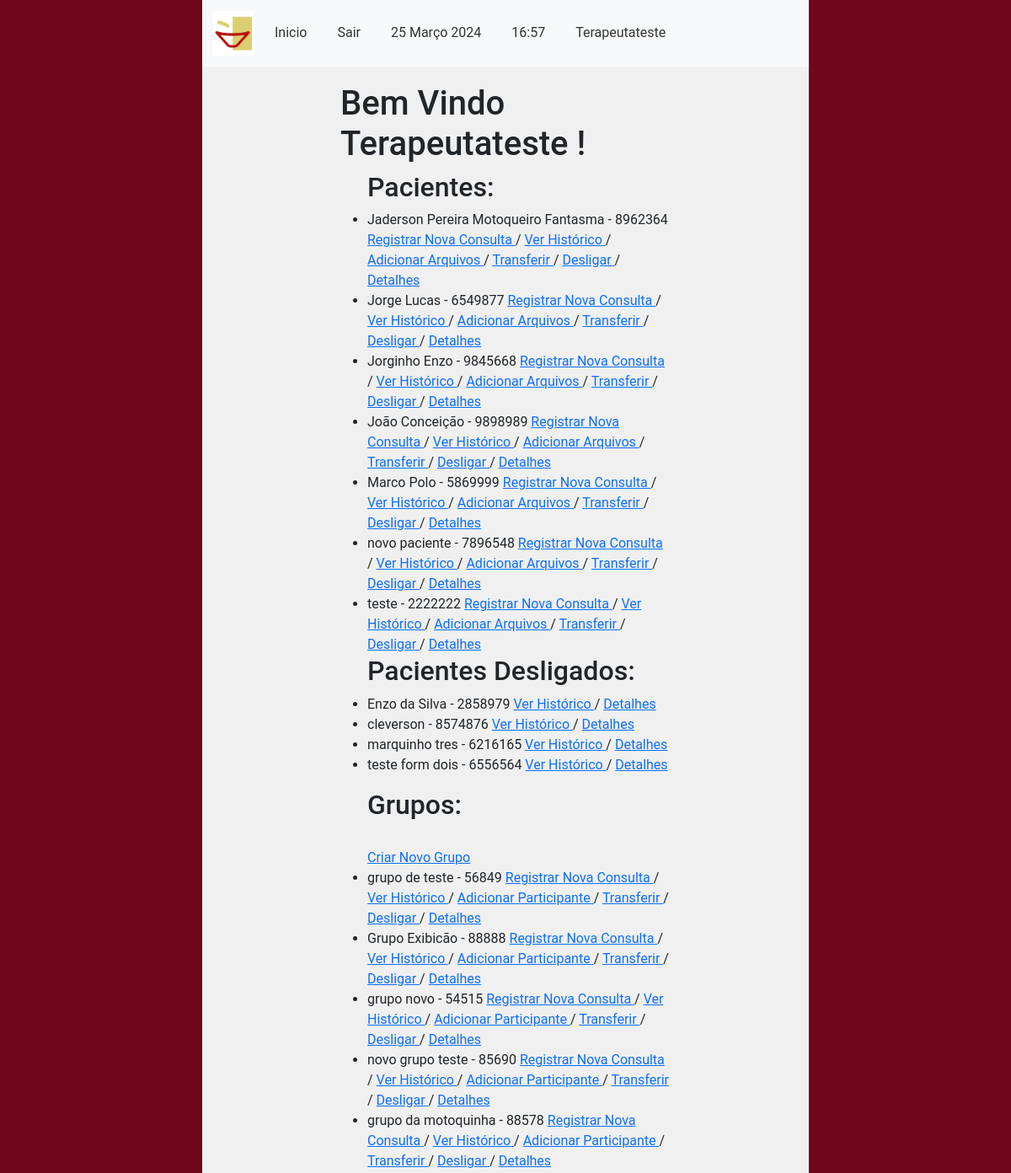
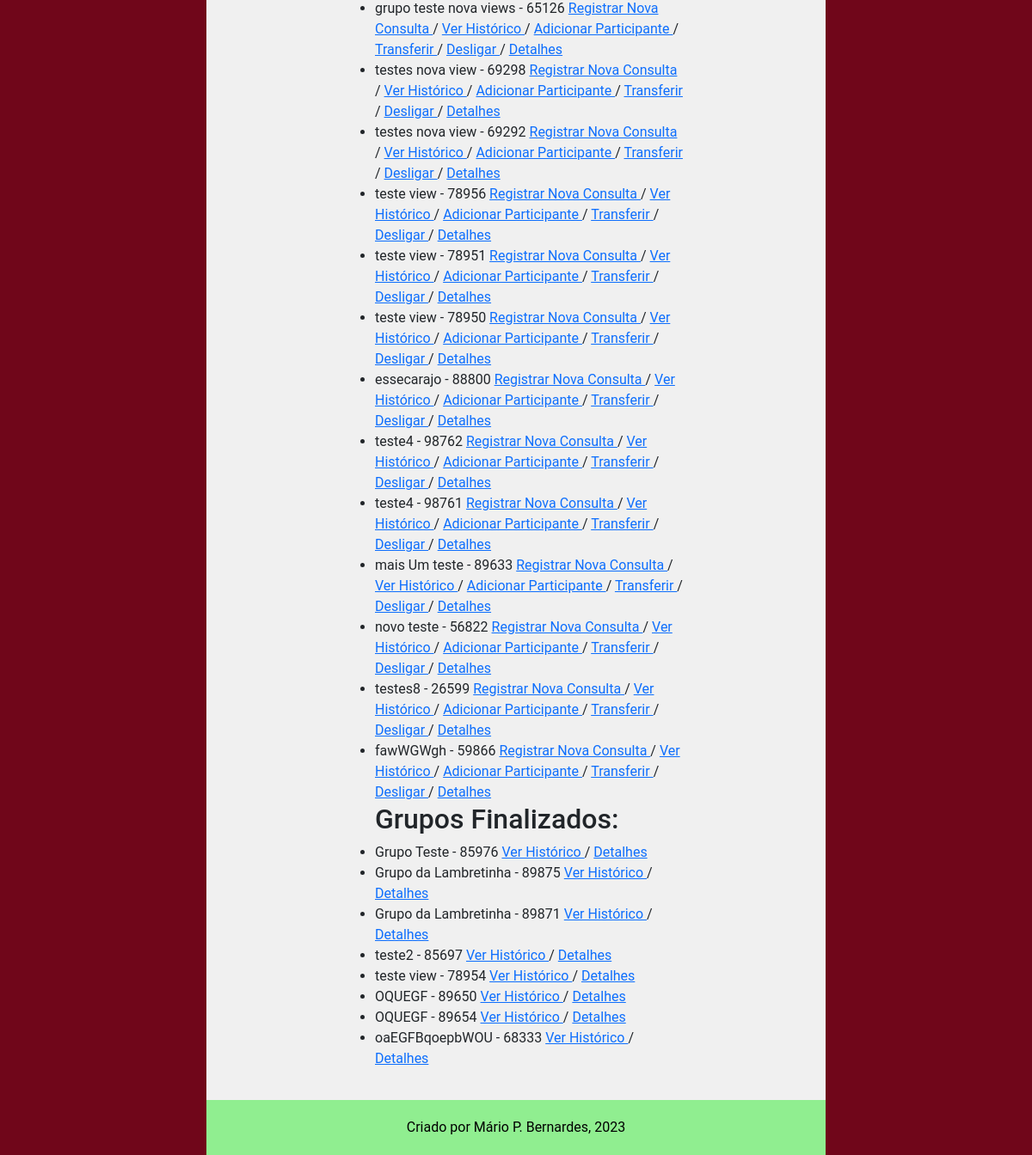
The app's page /main/index/ (signed in) with its own data (2 pictures, top to bottom).
### accounts/models.py (models this page shows, shortened)
class CustomUser(AbstractUser):
    email = models.EmailField(unique=True, verbose_name='E-mail')
    phone_number = models.CharField(max_length=11, unique=True, verbose_name='Telefone', validators=[
        validate_numbers, MinLengthValidator(limit_value=11), MaxLengthValidator(limit_value=11)
    ])
    require_otp_login = models.BooleanField(null=False, default=True)  # TODO trocar pra False
    otp = models.CharField(max_length=6, null=True, blank=True)

### main/models.py (models this page shows, shortened)
class CadastroPacientes(models.Model):
    nome = models.CharField(verbose_name='Nome do Paciente', max_length=100,
                            validators=[validate_letters, MinLengthValidator(limit_value=5)])
    prontuario_numero = models.CharField(verbose_name='Nº de Prontuario', max_length=7,
                                         default=create_prontuario_numero,
                                         unique=True, validators=[validate_numbers, MinLengthValidator(limit_value=7)])
    nascimento = models.DateField(verbose_name='Data de Nascimento', help_text='dd/mm/aaaa',
                                  validators=[validate_date_past])
    responsavel_legal = models.CharField(verbose_name='Responsável Legal', max_length=100,
                                         null=True, blank=True, validators=[validate_letters,
                                                                            MinLengthValidator(limit_value=5)])
    cpf_responsavel_legal = models.CharField(verbose_name='CPF do Responsável', max_length=11, blank=True, null=True,
                                             validators=[validate_numbers, MinLengthValidator(limit_value=11)])
    data_inicio = models.DateField(verbose_name='Data de Inicio', help_text='dd/mm/aaaa', default=datetime.now)
    data_final = models.DateField(verbose_name='Data do Desligamento', help_text='dd/mm/aaaa', blank=True, null=True,
                                  validators=[validate_date_past])
    desligado = models.BooleanField(verbose_name='Desligado', help_text='Paciente desligado', default=False)
    cpf_numero = models.CharField(verbose_name='CPF', max_length=11, unique=True,
                                  help_text="CPF de menores consta na Certidão de Nascimento",
                                  validators=[validate_numbers, MinLengthValidator(limit_value=11)])
    MOD_CHOICES = (
        (0, 'Individual'),
        (1, 'Grupo'),
        (2, 'Casal'),
    )
    modalidade_atendimento = models.IntegerField(verbose_name='Modalidade', choices=MOD_CHOICES, default=0)
    grupo = models.ForeignKey(
        'CadastroGrupos',
        related_name='membros',
        on_delete=models.PROTECT,
        blank=True,
        null=True
    )
    convenio = models.ForeignKey(
        'ConveniosAceitos',
        related_name='pacientes',
        on_delete=models.PROTECT
    )
    carteirinha_convenio = models.CharField(verbose_name='Número do Convênio',
                                            max_length=50, blank=True, null=True,
                                            validators=[validate_numbers, MinLengthValidator(limit_value=7)])
    terapeuta = models.ForeignKey(
        'CadastroProfissionais',
        related_name='pacientes',
        on_delete=models.PROTECT
    )
    endereco_rua = models.CharField(verbose_name='Endereço', max_length=100,
                                    validators=[MinLengthValidator(limit_value=10)])
    endereco_bairro = models.CharField(verbose_name='Bairro', max_length=50,
                                       validators=[MinLengthValidator(limit_value=3)])
    endereco_numero = models.CharField(verbose_name='Número', max_length=7, validators=[validate_numbers])
    endereco_complemento = models.CharField(verbose_name='Complemento', max_length=100,
                                            validators=[MinLengthValidator(limit_value=4)])
    telefone_numero = models.CharField(verbose_name='Telefone', max_length=11,
                                       validators=[validate_numbers, MinLengthValidator(limit_value=11)])
    cidade = models.CharField(verbose_name='Cidade', max_length=100, validators=[validate_letters,
                                                                                 MinLengthValidator(limit_value=3)])
    cep_numero = models.CharField(verbose_name='CEP', max_length=8, validators=[validate_numbers,
                                                                                MinLengthValidator(limit_value=8)])
    email = models.EmailField(verbose_name='E-mail')
    observacoes = models.TextField(verbose_name='Observações', blank=True, null=True)
    objects = models.Manager()
    class Meta:
        verbose_name = 'Paciente'
        verbose_name_plural = 'Pacientes'
        ordering = ["nome"]
        permissions = [
            ('transfer_pac', 'Transferir Paciente (Terapeutas)'),
            ('deslig_pac', 'Desligar Paciente (Terapeutas)'),
            ('add_pac_group', 'Adicionar Paciente a Grupo (Terapeutas)'),
            ('remove_pac_from_group', 'Remover Paciente de um Grupo (Terapeutas)')
        ]

class CadastroGrupos(models.Model):
    label = models.CharField(verbose_name='Nome', max_length=100, validators=[MinLengthValidator(limit_value=4)])
    prontuario_grupo_numero = models.CharField(verbose_name='Nº Prontuário do Grupo', max_length=5,
                                               unique=True, validators=[validate_numbers,
                                                                        MinLengthValidator(limit_value=4)])
    terapeuta_responsavel = models.ForeignKey(
        'CadastroProfissionais',
        related_name='grupos',
        on_delete=models.PROTECT,
        verbose_name='Terapeuta Responsável'
    )
    terapeuta_auxiliar = models.ManyToManyField(CadastroProfissionais, verbose_name='Ego Auxiliar', blank=True)
    desligado = models.BooleanField(verbose_name='Desativado', help_text='Grupo encerrado', default=False)
    data_inicio = models.DateField(verbose_name='Data de Inicio', help_text='dd/mm/aaaa')
    data_final = models.DateField(verbose_name='Data do Desligamento', help_text='dd/mm/aaaa', blank=True, null=True,
                                  validators=[validate_date_past])
    objects = models.Manager()
    class Meta:
        verbose_name = 'Grupo'
        verbose_name_plural = 'Grupos'
        permissions = [
            ('transfer_group', 'Transferir Grupo (Terapeutas)'),
            ('deslig_group', 'Desligar Grupo (Terapeutas)'),
            ('create_group', 'Cadastrar Grupo (Terapeutas)')
        ]

### main/views.py (the view)
# urls.py: path('index/',
@login_required(login_url="/main/login")
def index(request: HttpRequest):
    current_user_terapeuta = get_current_user_terapeuta(request)
    active_pacientes = filter_active_pacientes_by_terapeuta(current_user_terapeuta)
    inactive_pacientes = filter_inactive_pacientes_by_terapeuta(current_user_terapeuta)
    active_grupos = filter_active_groups_by_terapeuta(current_user_terapeuta)
    inactive_grupos = filter_inactive_groups_by_terapeuta(current_user_terapeuta)
    context = {
        'current_user': current_user_terapeuta,
        'active_pacientes': active_pacientes,
        'inactive_pacientes': inactive_pacientes,
        'active_grupos': active_grupos,
        'inactive_grupos': inactive_grupos,
    }
    return render(request, 'index.html', context)

### main/services/pacientes_services.py (called while the page is built)
def filter_active_pacientes_by_terapeuta(terapeuta: CadastroProfissionais) -> QuerySet:
    active_pacs_terapeuta = CadastroPacientes.objects.filter(terapeuta=terapeuta, desligado=False)
    return active_pacs_terapeuta

def filter_inactive_pacientes_by_terapeuta(terapeuta: CadastroProfissionais) -> QuerySet:
    inactive_pacs_terapeuta = CadastroPacientes.objects.filter(terapeuta=terapeuta, desligado=True)
    return inactive_pacs_terapeuta

def filter_active_groups_by_terapeuta(terapeuta: CadastroProfissionais) -> QuerySet:
    active_grps_terapeuta = CadastroGrupos.objects.filter(
        Q(terapeuta_responsavel=terapeuta) | Q(terapeuta_auxiliar=terapeuta),
        desligado=False)
    return active_grps_terapeuta

def filter_inactive_groups_by_terapeuta(terapeuta: CadastroProfissionais) -> QuerySet:
    inactive_grps_terapeuta = CadastroGrupos.objects.filter(
        Q(terapeuta_responsavel=terapeuta) | Q(terapeuta_auxiliar=terapeuta),
        desligado=True)
    return inactive_grps_terapeuta

### main/services/terapeutas_services.py (called while the page is built)
def get_current_user_terapeuta(request: HttpRequest) -> Union[CadastroProfissionais, HttpResponseNotFound]:
    if request.user.is_authenticated:
        try:
            current_user_terapeuta = request.user.Terapeutas.get()
        except ObjectDoesNotExist:
            return HttpResponseNotFound("Usuário não associado a um profissional Terapeuta!")
        return current_user_terapeuta
    else:
        return HttpResponseNotFound("Usuário não autenticado!")

### main/templates/index.html (shortened to what this page needs)
{% extends 'middleman1.html' %}
{% load bootstrap5 %}
{% load static%}
{% block content %}
<h1>Bem Vindo {{ request.user.username }} ! </h1>
    <ul>
        <h2> Pacientes: </h2>
        {% for paciente in active_pacientes %}
            <li>
                {{ paciente.nome }} - {{ paciente.prontuario_numero }}
                <a href="{% url 'main:add_entrada' prontuario_numero=paciente.prontuario_numero %}"> Registrar Nova Consulta </a> /
                <a href="{% url 'main:prontuario' prontuario_numero=paciente.prontuario_numero %}"> Ver Histórico </a> /
                <a href="{% url 'main:enviar_arquivo_paciente' prontuario_numero=paciente.prontuario_numero %}"> Adicionar Arquivos  </a> /
                <a href="{% url 'main:transferencia' prontuario_numero=paciente.prontuario_numero %}"> Transferir </a> /
                <a href="{% url 'main:desligamento' prontuario_numero=paciente.prontuario_numero %}"> Desligar </a> /
                <a href="{% url 'main:dadospac' prontuario_numero=paciente.prontuario_numero %}"> Detalhes </a>
            </li>
        {% empty %}
            <li>No entries found.</li>
        {% endfor %}
        <h2> Pacientes Desligados: </h2>
        {% for paciente in inactive_pacientes %}
            <li>
                {{ paciente.nome }} - {{ paciente.prontuario_numero }}
                <a href="{% url 'main:prontuario' prontuario_numero=paciente.prontuario_numero %}"> Ver Histórico </a> /
                <a href="{% url 'main:dadospac' prontuario_numero=paciente.prontuario_numero %}"> Detalhes </a>
            </li>
        {% empty %}
            <li>No entries found.</li>
        {% endfor %}
    </ul>
    <ul>
        <h2> Grupos:
</h2>
        <br> <a href="{% url 'main:add-grupo' %}"> Criar Novo Grupo </a>
        {% for grupo in active_grupos %}
            <li>
                {{ grupo.label }} - {{ grupo.prontuario_grupo_numero }}
                {% if grupo.prontuario_grupo_numero %}
                    <a href="{% url 'main:add-entrada-grupo' prontuario_grupo_numero=grupo.prontuario_grupo_numero %}"> Registrar Nova Consulta </a> /
                    <a href="{% url 'main:grupo-prontuario' prontuario_grupo_numero=grupo.prontuario_grupo_numero %}"> Ver Histórico </a> /
                    <a href="{% url 'main:add-pac-grupo' grupo_id=grupo.id %}"> Adicionar Participante </a> /
                    <a href="{% url 'main:transfer-grupo' prontuario_grupo_numero=grupo.prontuario_grupo_numero %}"> Transferir </a> /
                    <a href="{% url 'main:deslig-grupo' prontuario_grupo_numero=grupo.prontuario_grupo_numero %}"> Desligar </a> /
                    <a href="{% url 'main:dados-grupo' prontuario_grupo_numero=grupo.prontuario_grupo_numero %}"> Detalhes </a>
                {% else %}
                <li> Não Encontrado </li>
                {% endif %}
            </li>
        {% empty %}
            <li>No entries found.</li>
        {% endfor %}
         <h2> Grupos Finalizados: </h2>
        {% for grupo in inactive_grupos %}
            <li>
                {{ grupo.label }} - {{ grupo.prontuario_grupo_numero }}
                <a href="{% url 'main:grupo-prontuario' prontuario_grupo_numero=grupo.prontuario_grupo_numero %}"> Ver Histórico </a> /
                <a href="{% url 'main:dados-grupo' prontuario_grupo_numero=grupo.prontuario_grupo_numero %}"> Detalhes </a>
            </li>
        {% empty %}
            <li>No entries found.</li>
        {% endfor %}
    </ul>
{% endblock %}

### main/templates/middleman1.html (shortened to what this page needs)
{% load static %}
{% load django_bootstrap5 %}
{% bootstrap_css %}
<!DOCTYPE html>
<html lang="pt-br">
<head>
    <link rel="stylesheet" type="text/css" href="{% static 'main_style.css' %}">
</head>
<body>
    <div class="page-container">
        <header>
            <nav class="navbar navbar-expand-lg navbar-light bg-light">
                <div class="container">
                <a class="navbar-brand" href="{% static 'fav.icon.jpeg' %}">
                    <img src="{% static 'fav.icon.jpeg' %}" alt="Your Logo" style="width: 50px; height: auto;" >
                </a>
                    <div class="collapse navbar-collapse text-dark" id="navbarNav">
                        <ul class="navbar-nav">
                            <li class="nav-item">
                                <a class="nav-link" href="{% url 'main:homepage' %}">Inicio</a>
                            </li>
                            <li class="nav-item">
                                <a class="nav-link" href="{% url 'account:logout' %}">Sair</a>
                            </li>
                            <li class="nav-item">
                    <span class="nav-link">
                        {% now "j F Y" %}
                    </span>
                </li>
                <li class="nav-item">
                    <span class="nav-link">
                        {% now "H:i" %}
                    </span>
                </li>
                <li class="nav-item">
                    <span class="nav-link">
                        {% if user.is_authenticated %}
                            {{ user.username }}
                        {% endif %}
                    </span>
                </li>
                        </ul>
                    </div>
                </div>
            </nav>
        </header>
        <main class="main-content">
            {% block content %}{% endblock %}
        </main>
        <footer class="footer">
            Criado por Mário P. Bernardes, 2023
        </footer>
    </div>
</body>
</html>

### main/static/main_style.css (style rules this page uses)
body { font-family: roboto; font-size: 16px; background-color: #f0f0f0; margin: 0; padding: 0; }
.page-container { border-left: 20vw solid #70061a; border-right: 20vw solid #70061a; min-height: 100vh; box-sizing: border-box; display: flex; flex-direction: column; }
.main-content { width: 60%; margin: 0 auto; padding: 20px; flex-grow: 1; }
.navbar { background-color: #333; color: #fff; }
.navbar-brand { font-size: 24px; }
.navbar-nav { list-style-type: none; padding: 0; }
.nav-item { margin-right: 20px; }
.nav-link { color: #333; }
.footer { background-color: lightgreen; color: #000; padding: 20px 0; text-align: center; flex-shrink: 0; }

### records on screen
CustomUser: username "Terapeutateste", user.username "Terapeutateste"
CadastroPacientes: nome "Jaderson Pereira Motoqueiro Fantasma", prontuario_numero "8962364"
CadastroPacientes: nome "Jorge Lucas", prontuario_numero "6549877"
CadastroPacientes: nome "Jorginho Enzo", prontuario_numero "9845668"
CadastroPacientes: nome "João Conceição", prontuario_numero "9898989"
CadastroPacientes: nome "Marco Polo", prontuario_numero "5869999"
CadastroPacientes: nome "novo paciente", prontuario_numero "7896548"
CadastroPacientes: nome "teste", prontuario_numero "2222222"
CadastroPacientes: nome "Enzo da Silva", prontuario_numero "2858979"
CadastroPacientes: nome "cleverson", prontuario_numero "8574876"
CadastroPacientes: nome "marquinho tres", prontuario_numero "6216165"
CadastroPacientes: nome "teste form dois", prontuario_numero "6556564"
CadastroGrupos: label "grupo de teste", prontuario_grupo_numero "56849", shows "Registrar Nova Consulta"
CadastroGrupos: label "Grupo Exibicão", prontuario_grupo_numero "88888", shows "Registrar Nova Consulta"
CadastroGrupos: label "grupo novo", prontuario_grupo_numero "54515", shows "Registrar Nova Consulta"
CadastroGrupos: label "novo grupo teste", prontuario_grupo_numero "85690", shows "Registrar Nova Consulta"
CadastroGrupos: label "grupo da motoquinha", prontuario_grupo_numero "88578", shows "Registrar Nova Consulta"
CadastroGrupos: label "grupo teste nova views", prontuario_grupo_numero "65126", shows "Registrar Nova Consulta"
CadastroGrupos: label "testes nova view", prontuario_grupo_numero "69298", shows "Registrar Nova Consulta"
CadastroGrupos: label "testes nova view", prontuario_grupo_numero "69292", shows "Registrar Nova Consulta"
CadastroGrupos: label "teste view", prontuario_grupo_numero "78956", shows "Registrar Nova Consulta"
CadastroGrupos: label "teste view", prontuario_grupo_numero "78951", shows "Registrar Nova Consulta"
CadastroGrupos: label "teste view", prontuario_grupo_numero "78950", shows "Registrar Nova Consulta"
CadastroGrupos: label "essecarajo", prontuario_grupo_numero "88800", shows "Registrar Nova Consulta"
CadastroGrupos: label "teste4", prontuario_grupo_numero "98762", shows "Registrar Nova Consulta"
CadastroGrupos: label "teste4", prontuario_grupo_numero "98761", shows "Registrar Nova Consulta"
CadastroGrupos: label "mais Um teste", prontuario_grupo_numero "89633", shows "Registrar Nova Consulta"
CadastroGrupos: label "novo teste", prontuario_grupo_numero "56822", shows "Registrar Nova Consulta"
CadastroGrupos: label "testes8", prontuario_grupo_numero "26599", shows "Registrar Nova Consulta"
CadastroGrupos: label "fawWGWgh", prontuario_grupo_numero "59866", shows "Registrar Nova Consulta"
CadastroGrupos: label "Grupo Teste", prontuario_grupo_numero "85976"
CadastroGrupos: label "Grupo da Lambretinha", prontuario_grupo_numero "89875"
CadastroGrupos: label "Grupo da Lambretinha", prontuario_grupo_numero "89871"
CadastroGrupos: label "teste2", prontuario_grupo_numero "85697"
CadastroGrupos: label "teste view", prontuario_grupo_numero "78954"
CadastroGrupos: label "OQUEGF", prontuario_grupo_numero "89650"
CadastroGrupos: label "OQUEGF", prontuario_grupo_numero "89654"
CadastroGrupos: label "oaEGFBqoepbWOU", prontuario_grupo_numero "68333"
